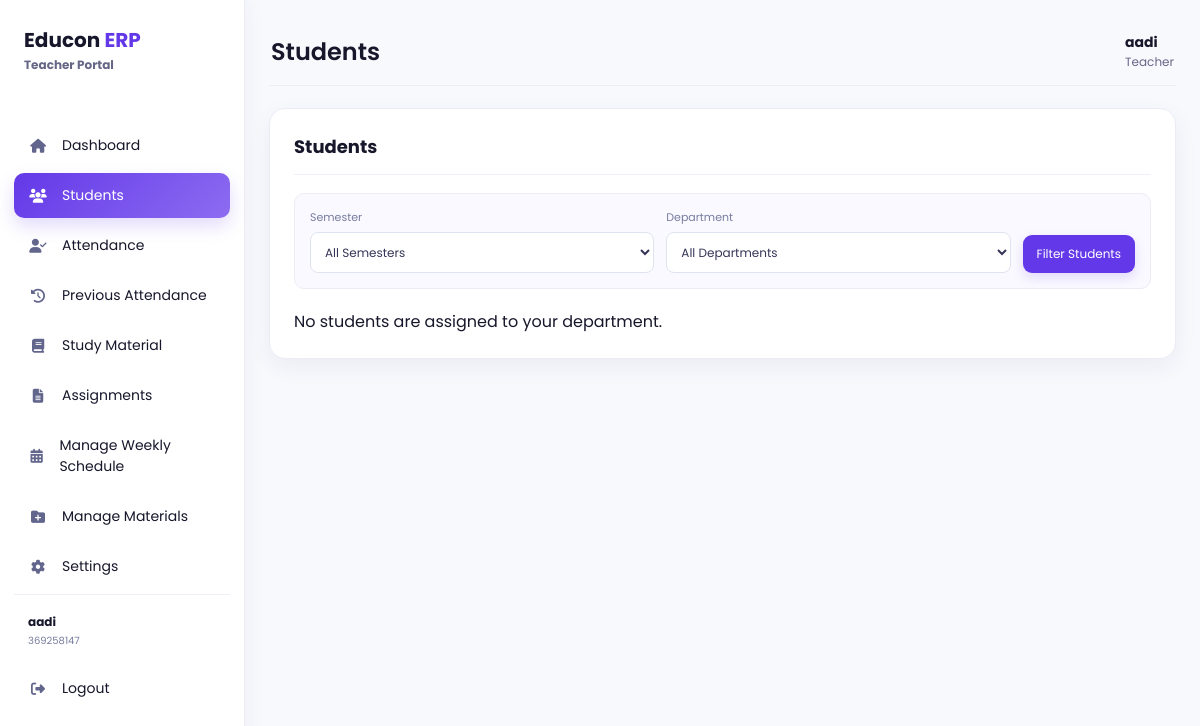
The app's page /teacher/students (signed in), older data.
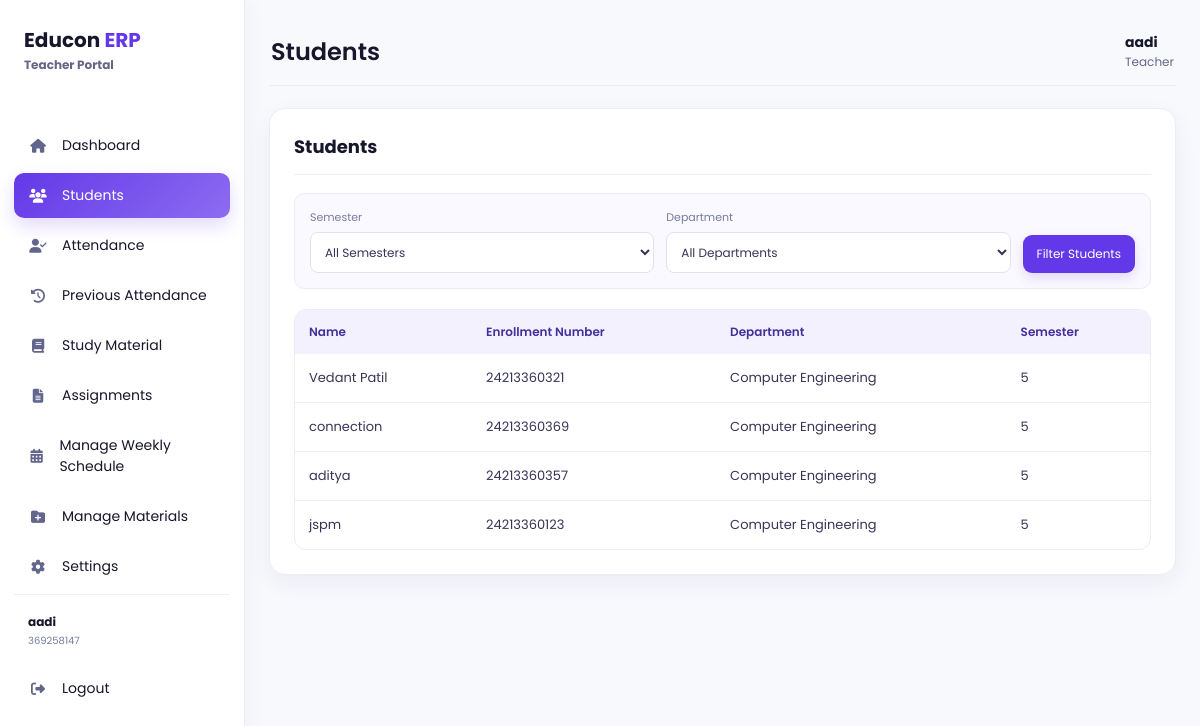
The same page, newer data.
### models/user.py (models this page shows, shortened)
class User(UserMixin, db.Model):
    __tablename__ = "users"
    id = db.Column(
        db.Integer,
        primary_key=True
    )
    full_name = db.Column(
        db.String(100),
        nullable=False
    )
    enrollment_no = db.Column(
        db.String(50),
        unique=True,
        nullable=True
    )
    employee_id = db.Column(
        db.String(50),
        unique=True,
        nullable=True
    )
    parent_id = db.Column(
        db.String(50),
        unique=True,
        nullable=True
    )
    admin_id = db.Column(
        db.String(50),
        unique=True,
        nullable=True
    )
    email = db.Column(
        db.String(120),
        unique=True,
        nullable=True
    )
    phone = db.Column(
        db.String(20),
        nullable=True
    )
    password = db.Column(
        db.String(200),
        nullable=False
    )
    role = db.Column(
        db.String(20),
        nullable=False
    )
    theme = db.Column(db.String(20), nullable=False, default="light", server_default="light")
    notifications_enabled = db.Column(db.Boolean, nullable=False, default=True, server_default="1")
    accent_color = db.Column(db.String(20), nullable=False, default="purple", server_default="purple")

### models/student.py (models this page shows)
class Student(db.Model):
    __tablename__ = "students"
    id = db.Column(
        db.Integer,
        primary_key=True
    )
    user_id = db.Column(
        db.Integer,
        db.ForeignKey("users.id"),
        nullable=False
    )
    roll_no = db.Column(
        db.String(20),
        unique=True,
        nullable=True
    )
    department = db.Column(
        db.String(50),
        nullable=True
    )
    semester = db.Column(
        db.Integer,
        nullable=True
    )
    division = db.Column(
        db.String(10),
        nullable=True
    )
    parent_email = db.Column(
        db.String(120),
        nullable=True
    )
    phone = db.Column(
        db.String(20),
        nullable=True
    )

### app.py (the view)
@app.route("/teacher/students")
def teacher_students():
    user = get_current_user_for_role("Teacher")
    if not user:
        flash("Access denied!")
        return redirect(url_for("login"))
    teacher_profile = Teacher.query.filter_by(user_id=user.id).first()
    base_query = Student.query.filter_by(department=teacher_profile.department) if teacher_profile and teacher_profile.department else Student.query.filter(Student.id == -1)
    semester_values = list(range(1, 9))
    department_values = [department.name for department in Department.query.order_by(Department.name).all()]
    selected_semester = request.args.get("semester", "").strip()
    selected_department = request.args.get("department", "").strip()
    if selected_semester and selected_semester.isdigit():
        base_query = base_query.filter(Student.semester == int(selected_semester))
    else:
        selected_semester = ""
    if selected_department in department_values:
        base_query = Student.query.filter(Student.department == selected_department)
        if selected_semester:
            base_query = base_query.filter(Student.semester == int(selected_semester))
    else:
        selected_department = ""
    profiles = base_query.all()
    rows = []
    for profile in profiles:
        student_user = db.session.get(User, profile.user_id)
        if student_user and student_user.role == "Student":
            rows.append([
                student_user.full_name,
                student_user.enrollment_no or "Not available",
                profile.department or "Not available",
                profile.semester or "Not available",
            ])
    return render_template("dashboard_section.html", current_user=user, role="Teacher", css_file="css/teacher.css", nav_items=ROLE_NAV_ITEMS["Teacher"], active_endpoint=request.endpoint, section_title="Students", section_name="students", section_icon="fa-users", table_headers=ROLE_SECTION_CONFIG["Teacher"]["students"][2], table_rows=rows, empty_message=ROLE_SECTION_CONFIG["Teacher"]["students"][3], student_semesters=semester_values, student_departments=department_values, selected_semester=selected_semester, selected_department=selected_department)

### app.py (called while the page is built)
@login_manager.user_loader
def load_user(user_id):
    try:
        return db.session.get(User, int(user_id))
    except (TypeError, ValueError):
        return None

@app.before_request
def restore_application_session():
    if current_user.is_authenticated:
        session["user_id"] = current_user.id
        session["role"] = current_user.role

def get_current_user_for_role(role):
    if session.get("role") != role or "user_id" not in session:
        return None
    user = db.session.get(User, session["user_id"])
    if not user or user.role != role:
        session.clear()
        return None
    return user

### templates/dashboard_section.html (shortened to what the changed rows need)
<!DOCTYPE html>
<html lang="en"><head><link rel="stylesheet" href="{{ url_for('static', filename=css_file) }}"><link rel="stylesheet" href="{{ url_for('static', filename='css/palette.css') }}"><link rel="stylesheet" href="https://cdnjs.cloudflare.com/ajax/libs/font-awesome/6.6.0/css/all.min.css"></head>
<body class="{% if role == 'Teacher' %}teacher-dashboard-page teacher-section-{{ section_name }}{% elif role == 'Parent' %}parent-dashboard-page parent-section-{{ section_name }}{% elif role == 'Admin' %}admin-dashboard-page admin-section-{{ section_name }}{% endif %} theme-{{ current_user.theme or 'light' }} accent-{{ current_user.accent_color or 'purple' }}">
<div class="sidebar"><div class="logo"><h2>Educon{% if role in ['Teacher', 'Parent'] %} <span>ERP</span>{% endif %}</h2></div><ul>{% for endpoint, label, icon in nav_items if not (role == 'Teacher' and endpoint == 'teacher_profile') %}<li class="{% if endpoint == active_endpoint %}active{% endif %}" onclick="window.location.href='{{ url_for(endpoint) }}'"><i class="fa-solid {{ icon }}"></i><span>{{ label }}</span></li>{% endfor %}</ul></div>
<main class="main"><div class="topbar"><h2>{{ section_title }}</h2></div><section class="box full"><h3>{{ section_title }}</h3>
{% if role == 'Teacher' and section_name == 'lectures' %}
<form class="teacher-schedule-form" method="POST"><input type="hidden" name="action" value="add"><label>Day<select name="day_of_week" required>{% for day in ['Monday','Tuesday','Wednesday','Thursday','Friday','Saturday','Sunday'] %}<option value="{{ loop.index0 }}">{{ day }}</option>{% endfor %}</select></label><label>Subject<select name="subject" required><option value="">Select Subject</option>{% for subject in teacher_subjects %}<option value="{{ subject }}">{{ subject }}</option>{% endfor %}</select></label><label>Department<select name="department" required><option value="">Select Department</option>{% for department in schedule_departments %}<option value="{{ department }}">{{ department }}</option>{% endfor %}</select></label><label>Start time<input type="time" name="start_time" required></label><label>End time<input type="time" name="end_time" required></label><label>Room (optional)<input name="room"></label><button type="submit">Add Lecture</button></form>
<div class="teacher-schedule-list">{% for lecture in schedules %}<form class="teacher-schedule-row" method="POST"><input type="hidden" name="lecture_id" value="{{ lecture.id }}"><select name="day_of_week">{% for day in ['Monday','Tuesday','Wednesday','Thursday','Friday','Saturday','Sunday'] %}<option value="{{ loop.index0 }}" {% if lecture.day_of_week == loop.index0 %}selected{% endif %}>{{ day }}</option>{% endfor %}</select><select name="subject" required><option value="">Select Subject</option>{% for subject in teacher_subjects %}<option value="{{ subject }}" {% if lecture.subject == subject %}selected{% endif %}>{{ subject }}</option>{% endfor %}</select><select name="department" required><option value="">Select Department</option>{% for department in schedule_departments %}<option value="{{ department }}" {% if lecture.department == department %}selected{% endif %}>{{ department }}</option>{% endfor %}</select><input type="time" name="start_time" value="{{ lecture.start_time }}" required><input type="time" name="end_time" value="{{ lecture.end_time }}" required><input name="room" value="{{ lecture.room or '' }}" placeholder="Room"><button type="submit" name="action" value="update">Save</button><button id="teacher-schedule-delete-{{ lecture.id }}" type="submit" name="action" value="delete" formnovalidate onclick="return confirm('Delete this lecture from your weekly schedule?');">Delete</button></form>{% else %}<p>{{ empty_message }}</p>{% endfor %}</div>
{% elif role == 'Teacher' and section_name == 'students' %}<form class="teacher-student-filters" method="GET"><label></label><label></label><button type="submit"></button></form>{% if table_rows %}<table><tr>{% for header in table_headers %}<th>{{ header }}</th>{% endfor %}</tr>{% for row in table_rows %}<tr>{% for value in row %}<td>{{ value }}</td>{% endfor %}</tr>{% endfor %}</table>{% else %}<p>{{ empty_message }}</p>{% endif %}{% else %}<p>{{ empty_message }}</p>{% endif %}</section></main></body></html>

Row changes from the older to the newer data that the page shows:
now on this page (row edited): User: full_name "Vedant Patil", enrollment_no "24213360321"
now on this page (row unchanged): Student: department "Computer Engineering"
now on this page (row unchanged): User: full_name "connection", enrollment_no "24213360369"
now on this page (row unchanged): Student: department "Computer Engineering"
added User: full_name "aditya", enrollment_no "24213360357"
added Student: department "Computer Engineering"
added User: full_name "jspm", enrollment_no "24213360123"
added Student: department "Computer Engineering"
Text that changed along with them:
{{ empty_message }}: "No students are assigned to your department." → (not shown)
new list line: "Name"
new list line: "Enrollment Number"
new list line: "Department"
new list line: "Semester"
new list line: "5"
